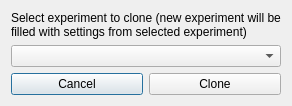
<?xml version="1.0" encoding="UTF-8"?>
<ui version="4.0">
 <class>CloneExperimentDialogClass</class>
 <widget class="QDialog" name="CloneExperimentDialogClass">
  <property name="windowModality">
   <enum>Qt::WindowModal</enum>
  </property>
  <property name="geometry">
   <rect>
    <x>0</x>
    <y>0</y>
    <width>236</width>
    <height>138</height>
   </rect>
  </property>
  <property name="windowTitle">
   <string>Clone Experiment Selector</string>
  </property>
  <layout class="QVBoxLayout" name="verticalLayout_2">
   <property name="sizeConstraint">
    <enum>QLayout::SetFixedSize</enum>
   </property>
   <item>
    <layout class="QVBoxLayout" name="verticalLayout">
     <item>
      <widget class="QLabel" name="label">
       <property name="text">
        <string>Select experiment to clone (new experiment will be filled with settings from selected experiment)</string>
       </property>
       <property name="wordWrap">
        <bool>true</bool>
       </property>
      </widget>
     </item>
     <item>
      <widget class="QComboBox" name="experimentCmbBox"/>
     </item>
     <item>
      <layout class="QHBoxLayout" name="horizontalLayout">
       <item>
        <widget class="QPushButton" name="pushButton">
         <property name="text">
          <string>Cancel</string>
         </property>
        </widget>
       </item>
       <item>
        <widget class="QPushButton" name="pushButton_2">
         <property name="text">
          <string>Clone</string>
         </property>
        </widget>
       </item>
      </layout>
     </item>
    </layout>
   </item>
  </layout>
 </widget>
 <layoutdefault spacing="6" margin="11"/>
 <resources/>
 <connections>
  <connection>
   <sender>pushButton</sender>
   <signal>clicked()</signal>
   <receiver>CloneExperimentDialogClass</receiver>
   <slot>reject()</slot>
   <hints>
    <hint type="sourcelabel">
     <x>70</x>
     <y>116</y>
    </hint>
    <hint type="destinationlabel">
     <x>8</x>
     <y>103</y>
    </hint>
   </hints>
  </connection>
  <connection>
   <sender>pushButton_2</sender>
   <signal>clicked()</signal>
   <receiver>CloneExperimentDialogClass</receiver>
   <slot>accept()</slot>
   <hints>
    <hint type="sourcelabel">
     <x>200</x>
     <y>112</y>
    </hint>
    <hint type="destinationlabel">
     <x>231</x>
     <y>107</y>
    </hint>
   </hints>
  </connection>
 </connections>
</ui>
